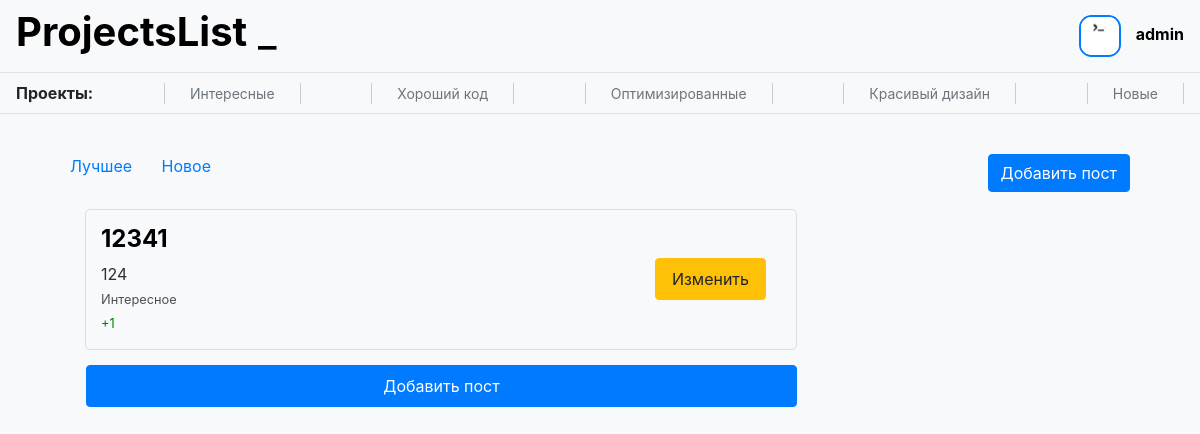
Page /interesting (signed in) on the earlier database version.
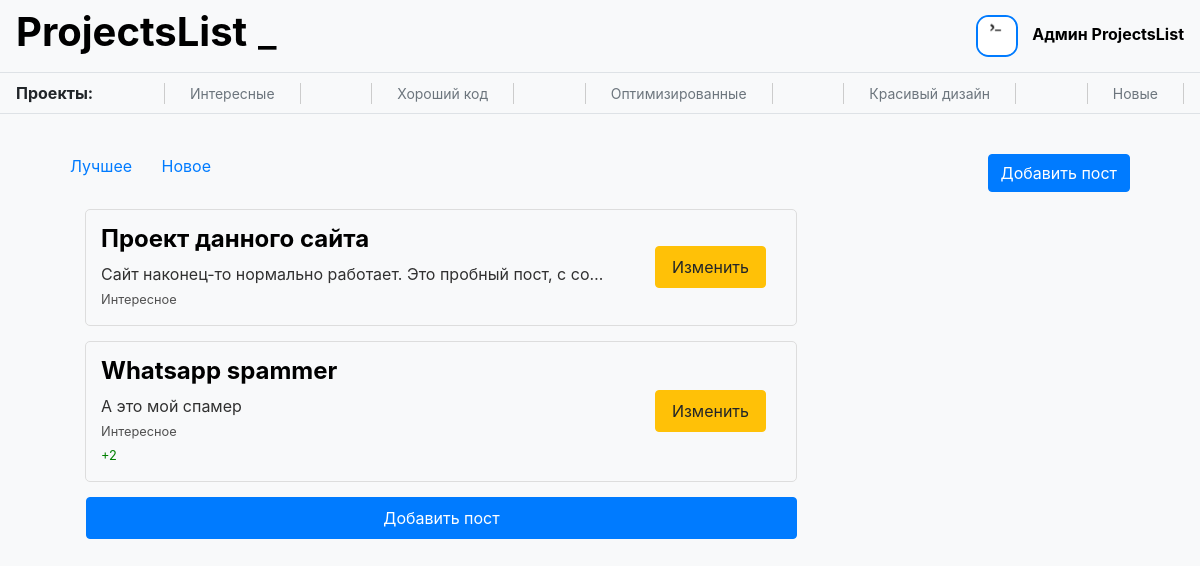
Same page on the later database version.
### data/users.py (models this page shows, shortened)
class User(SqlAlchemyBase, UserMixin):
    __tablename__ = 'users'
    id = sa.Column(sa.Integer, primary_key=True, autoincrement=True)
    name = sa.Column(sa.String)
    mail = sa.Column(sa.String, unique=True)
    hashed_password = sa.Column(sa.String)
    info = sa.Column(sa.String)
    image = sa.Column(sa.String)
    github = sa.Column(sa.String)
    create_time = sa.Column(sa.DateTime, default=datetime.now)
    posts = sa.orm.relationship('Post', back_populates='author')
    comments = sa.orm.relationship('Comment', back_populates='author')
    liked_posts = sa.orm.relationship('Post', back_populates='users_who_liked', secondary='rating_posts')
    liked_comments = sa.orm.relationship('Comment', back_populates='users_who_liked', secondary='rating_comments')

### data/posts.py (models this page shows)
class Post(SqlAlchemyBase):
    __tablename__ = 'posts'
    id = sa.Column(sa.Integer, primary_key=True, autoincrement=True)
    title = sa.Column(sa.String)
    text = sa.Column(sa.String)
    project_link = sa.Column(sa.String)
    category = sa.Column(sa.String)
    like = sa.Column(sa.Integer, default=0)
    dislike = sa.Column(sa.Integer, default=0)
    create_time = sa.Column(sa.DateTime, default=datetime.now)
    author = sa.orm.relationship('User', back_populates='posts')
    author_id = sa.Column(sa.Integer, sa.ForeignKey('users.id'))
    users_who_liked = sa.orm.relationship('User', back_populates='liked_posts', secondary='rating_posts')
    comments = sa.orm.relationship('Comment', back_populates='post')

### server.py (the view)
@app.route('/<category>')
@app.route('/<category>/<filter>')
def posts_list(category, filter='new'):
    try:
        db = db_session.create_session()
        if category == 'interesting':
            posts = db.query(Post).filter(Post.category=='Интересное')
        elif category == 'goodcode':
            posts = db.query(Post).filter(Post.category=='Хороший код')
        elif category == 'optimized':
            posts = db.query(Post).filter(Post.category=='Оптимизированное')
        elif category == 'beautifuldesign':
            posts = db.query(Post).filter(Post.category=='Красивый дизайн')
        elif category == 'new':
            posts = db.query(Post).all()[::-1]
        else:
            flask.abort(404)
        if category != 'new':
            if filter == 'best':
                posts = posts.order_by(-(Post.like - Post.dislike)).all()
            else:
                posts = posts.all()
        return flask.render_template('posts_list.html', title='Посты', posts=posts, category=category)
    finally:
        db.close()

### data/db_session.py (called while the page is built)
def create_session() -> Session:
    global __factory
    return __factory()

### server.py (called while the page is built)
@login_manager.user_loader
def load_user(user_id):
    try:
        db = db_session.create_session()
        return db.query(User).get(user_id)
    finally:
        db.close()

### templates/posts_list.html
{% extends "base.html" %}
{% block content %}
<div class='container'>
    <p>
    <a class='filter' href='/{{category + '/best'}}'>Лучшее</a>
    <a class='filter' href='/{{category + '/new'}}'>Новое</a>
    {% if current_user.is_authenticated %}
    <a class='btn btn-primary' href='/add_post' style='float: right'>Добавить пост</a>
    {% endif %}
    </p>
    <div class='posts' style='display: inline-block'>
        {% for post in posts %}
            <div class='small-post'>
                <a href='posts/{{post.id}}' style='max-width: 75%'>
                    <div style='white-space: nowrap; overflow: hidden; text-overflow: ellipsis;'>
                        <h4>{{post.title}}</h4>
                        <p style='white-space: nowrap; overflow: hidden; text-overflow: ellipsis;'>{{post.text}}</p>
			<small>{{post.category}}</small>
			<p>
			{% if post.like > post.dislike %}
			<small style='color: green'>+{{ post.like - post.dislike }}</small>
			{% elif post.like < post.dislike %}
			<small style='color: red'>-{{ post.dislike - post.like }}</small>
			{% endif %}
			</p>
                    </div>
                </a>
                {% if current_user.id == post.author.id or current_user.id == 1 %}
                <div style='display: inline-block;'>
                    <a type='button' class='btn btn-warning' href='posts/edit/{{post.id}}'>Изменить</a>
                </div>
                {% endif %}
            </div>
        {% endfor %}
        {% if current_user.is_authenticated %}
        <a class='btn btn-primary' href='/add_post'>Добавить пост</a>
        {% endif %}
    </div>
</div>
{% endblock %}

### templates/base.html (shortened to what this page needs)
<!doctype html>
<html lang="en">
<head>
    <link rel="stylesheet"
          href="https://stackpath.bootstrapcdn.com/bootstrap/4.4.1/css/bootstrap.min.css"
>
    {% if style=='retro' %}
    <link text="text/css"  href="{{ url_for('static', filename='css/retro.css') }}" rel="stylesheet">
    {% else %}
    <link text="text/css"  href="{{ url_for('static', filename='css/style.css') }}" rel="stylesheet">
    {% endif %}
</head>
<body>
<header>
    <nav class="navbar">
        <h1><b><a href='/'>ProjectsList</a></b>
        <span class="blinking-symbol"><a href='/?style=retro'>_</a></span></h1>
        {% if current_user.is_authenticated %}
        	<div class='user-navbar'>
			<img class='user-icon' src='/{{current_user.image}}' width='42' height='42' /img>
			<a class='user-name' href="/user{{current_user.id}}">{{ current_user.name }}</a>
		</div>
        {% else %}
		<a class="btn btn-primary " href="/register">Зарегистрироваться</a>
		<a class="btn btn-success" href="/login">Войти</a>
        {% endif %}
    </nav>
    <nav class="category navbar ">
        <b>Проекты:</b>
        <a href='/interesting'>Интересные</a>
        <a href='/goodcode'>Хороший код</a>
        <a href='/optimized'>Оптимизированные</a>
        <a href='/beautifuldesign '>Красивый дизайн</a>
        <a href='/new'>Новые</a>
    </nav>
</header>
<main role="main" class='container'>
    {% block content %}{% endblock %}
</main>
</body>
</html>

Differences in the rows shown:
no longer on this page (row edited): Post: title "12341", text "124", category "Интересное", post.like-post.dislike "1"
changed User: name "admin" → "Админ ProjectsList"
now on this page (row edited): Post: title "Проект данного сайта", text "Сайт наконец-то нормально работает. Это пробный пост, с со…", category "Интересное"
now on this page (row edited): Post: title "Whatsapp spammer", text "А это мой спамер", category "Интересное", post.like-post.dislike "2"
